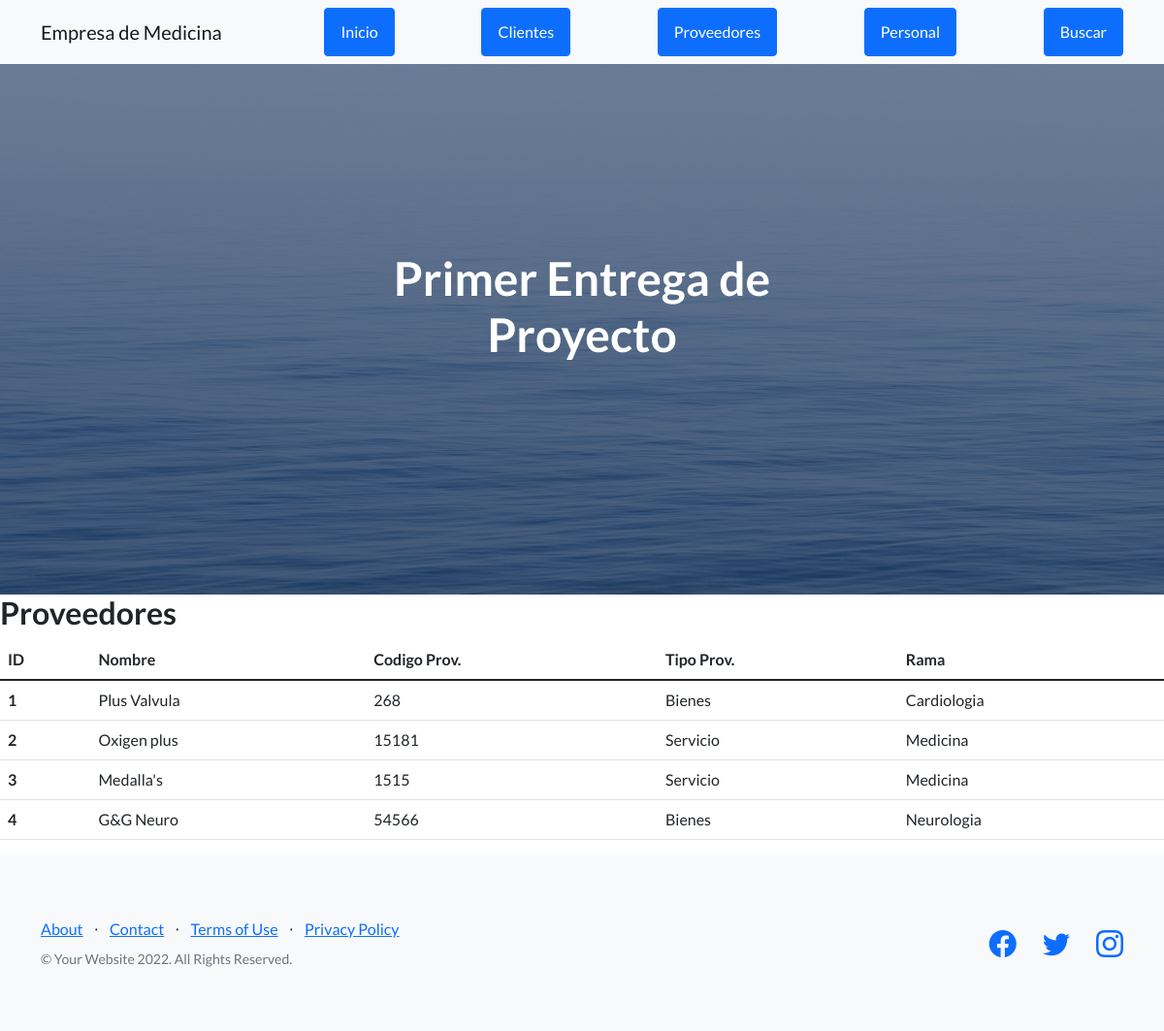
The page /inicio/proveedores on the database its author committed.
### plataforma/models.py (models this page shows)
class Proveedor (models.Model):
    nombreP = models.CharField(max_length=40)
    codigoprov = models.IntegerField()
    tipo_prov = models.CharField(max_length=40)
    rama = models.CharField(max_length=40)

### plataforma/views.py (the view)
# urls.py: path("proveedores",views.proveedor, name='proveedores'),
def proveedor (request):
    proveedor = Proveedor.objects.all()
    dicc = {"proveedor" : proveedor}
    plantillas = loader.get_template("proveedores.html")
    documento = plantillas.render(dicc)
    return HttpResponse(documento)

### plataforma/template/proveedores.html
{%extends "inicio.html"%}
{% load static %}
{%block contenido%}
<h2> Proveedores </h2>
<table class="table">
   <thead>
     <tr>
       <th scope="col">ID</th>
       <th scope="col">Nombre</th>
       <th scope="col">Codigo Prov.</th>
       <th scope="col">Tipo Prov.</th>
       <th scope="col">Rama</th>
     </tr>
   </thead>
   <tbody>
       {% for n in proveedor %}
     <tr>
       <th scope="row">{{n.id}}</th>
       <td>{{n.nombreP}}</td>
       <td>{{n.codigoprov}}</td>
       <td>{{n.tipo_prov}}</td>
       <td>{{n.rama}}</td>
        {% endfor %}
      </tbody>
    </table>
{% endblock %}

### rows shown on the page
Proveedor: id "1", nombreP "Plus Valvula", codigoprov "268", tipo_prov "Bienes", rama "Cardiologia"
Proveedor: id "2", nombreP "Oxigen plus", codigoprov "15181", tipo_prov "Servicio", rama "Medicina"
Proveedor: id "3", nombreP "Medalla's", codigoprov "1515", tipo_prov "Servicio", rama "Medicina"
Proveedor: id "4", nombreP "G&G Neuro", codigoprov "54566", tipo_prov "Bienes", rama "Neurologia"
